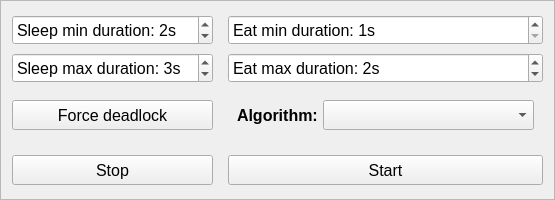
          <widget class="PhilsControlPanel" name="ControlPanel">
           <property name="sizePolicy">
            <sizepolicy hsizetype="Expanding" vsizetype="Preferred">
             <horstretch>0</horstretch>
             <verstretch>0</verstretch>
            </sizepolicy>
           </property>
           <property name="minimumSize">
            <size>
             <width>0</width>
             <height>200</height>
            </size>
           </property>
           <property name="maximumSize">
            <size>
             <width>99999</width>
             <height>200</height>
            </size>
           </property>
           <property name="frameShape">
            <enum>QFrame::Shape::StyledPanel</enum>
           </property>
           <property name="frameShadow">
            <enum>QFrame::Shadow::Raised</enum>
           </property>
           <property name="lineWidth">
            <number>1</number>
           </property>
           <layout class="QGridLayout" name="gridLayout_3">
            <property name="horizontalSpacing">
             <number>15</number>
            </property>
            <property name="verticalSpacing">
             <number>5</number>
            </property>
            <item row="7" column="0">
             <widget class="QPushButton" name="btnStop">
              <property name="minimumSize">
               <size>
                <width>0</width>
                <height>30</height>
               </size>
              </property>
              <property name="font">
               <font>
                <family>Ubuntu</family>
                <pointsize>12</pointsize>
                <bold>false</bold>
               </font>
              </property>
              <property name="text">
               <string>Stop</string>
              </property>
              <property name="autoDefault">
               <bool>false</bool>
              </property>
             </widget>
            </item>
            <item row="3" column="1">
             <widget class="QWidget" name="widget" native="true">
              <layout class="QHBoxLayout" name="horizontalLayout_4">
               <item>
                <widget class="QLabel" name="labelAlgorithm">
                 <property name="maximumSize">
                  <size>
                   <width>80</width>
                   <height>16777215</height>
                  </size>
                 </property>
                 <property name="font">
                  <font>
                   <family>Ubuntu</family>
                   <pointsize>12</pointsize>
                   <bold>true</bold>
                  </font>
                 </property>
                 <property name="text">
                  <string>Algorithm:</string>
                 </property>
                </widget>
               </item>
               <item>
                <widget class="QComboBox" name="comboBoxAlgorithm">
                 <property name="minimumSize">
                  <size>
                   <width>0</width>
                   <height>30</height>
                  </size>
                 </property>
                 <property name="font">
                  <font>
                   <family>Ubuntu</family>
                   <pointsize>12</pointsize>
                   <bold>true</bold>
                  </font>
                 </property>
                 <property name="currentText">
                  <string/>
                 </property>
                 <property name="placeholderText">
                  <string>Implementation</string>
                 </property>
                 <item>
                  <property name="text">
                   <string>Chandy/Misra algorithm</string>
                  </property>
                 </item>
                 <item>
                  <property name="text">
                   <string>Hold and wait</string>
                  </property>
                 </item>
                </widget>
               </item>
              </layout>
             </widget>
            </item>
            <item row="6" column="0">
             <widget class="QWidget" name="space" native="true">
              <property name="minimumSize">
               <size>
                <width>0</width>
                <height>0</height>
               </size>
              </property>
              <property name="maximumSize">
               <size>
                <width>16777215</width>
                <height>0</height>
               </size>
              </property>
             </widget>
            </item>
            <item row="1" column="1">
             <widget class="QSpinBox" name="spinBoxEatMinDur">
              <property name="minimumSize">
               <size>
                <width>0</width>
                <height>30</height>
               </size>
              </property>
              <property name="font">
               <font>
                <family>Ubuntu</family>
                <pointsize>12</pointsize>
                <bold>false</bold>
               </font>
              </property>
              <property name="frame">
               <bool>true</bool>
              </property>
              <property name="specialValueText">
               <string/>
              </property>
              <property name="keyboardTracking">
               <bool>true</bool>
              </property>
              <property name="showGroupSeparator" stdset="0">
               <bool>false</bool>
              </property>
              <property name="suffix">
               <string>s</string>
              </property>
              <property name="prefix">
               <string>Eat min duration: </string>
              </property>
              <property name="minimum">
               <number>1</number>
              </property>
              <property name="maximum">
               <number>99</number>
              </property>
              <property name="value">
               <number>1</number>
              </property>
             </widget>
            </item>
            <item row="2" column="1">
             <widget class="QSpinBox" name="spinBoxEatMaxDur">
              <property name="minimumSize">
               <size>
                <width>0</width>
                <height>30</height>
               </size>
              </property>
              <property name="font">
               <font>
                <family>Ubuntu</family>
                <pointsize>12</pointsize>
                <bold>false</bold>
               </font>
              </property>
              <property name="suffix">
               <string>s</string>
              </property>
              <property name="prefix">
               <string>Eat max duration: </string>
              </property>
              <property name="minimum">
               <number>1</number>
              </property>
              <property name="maximum">
               <number>99</number>
              </property>
              <property name="value">
               <number>2</number>
              </property>
             </widget>
            </item>
            <item row="2" column="0">
             <widget class="QSpinBox" name="spinBoxSleepMaxDur">
              <property name="minimumSize">
               <size>
                <width>0</width>
                <height>30</height>
               </size>
              </property>
              <property name="font">
               <font>
                <family>Ubuntu</family>
                <pointsize>12</pointsize>
                <bold>false</bold>
               </font>
              </property>
              <property name="suffix">
               <string>s</string>
              </property>
              <property name="prefix">
               <string>Sleep max duration: </string>
              </property>
              <property name="minimum">
               <number>1</number>
              </property>
              <property name="maximum">
               <number>99</number>
              </property>
              <property name="value">
               <number>3</number>
              </property>
             </widget>
            </item>
            <item row="3" column="0">
             <widget class="QPushButton" name="btnForceDeadlock">
              <property name="minimumSize">
               <size>
                <width>0</width>
                <height>30</height>
               </size>
              </property>
              <property name="font">
               <font>
                <family>Ubuntu</family>
                <pointsize>12</pointsize>
                <bold>false</bold>
               </font>
              </property>
              <property name="text">
               <string>Force deadlock</string>
              </property>
              <property name="autoDefault">
               <bool>false</bool>
              </property>
             </widget>
            </item>
            <item row="1" column="0">
             <widget class="QSpinBox" name="spinBoxSleepMinDur">
              <property name="minimumSize">
               <size>
                <width>0</width>
                <height>30</height>
               </size>
              </property>
              <property name="font">
               <font>
                <family>Ubuntu</family>
                <pointsize>12</pointsize>
                <bold>false</bold>
               </font>
              </property>
              <property name="suffix">
               <string>s</string>
              </property>
              <property name="prefix">
               <string>Sleep min duration: </string>
              </property>
              <property name="minimum">
               <number>1</number>
              </property>
              <property name="maximum">
               <number>99</number>
              </property>
              <property name="value">
               <number>2</number>
              </property>
             </widget>
            </item>
            <item row="7" column="1">
             <widget class="QPushButton" name="btnStart">
              <property name="minimumSize">
               <size>
                <width>0</width>
                <height>30</height>
               </size>
              </property>
              <property name="font">
               <font>
                <family>Ubuntu</family>
                <pointsize>12</pointsize>
                <bold>false</bold>
               </font>
              </property>
              <property name="text">
               <string>Start</string>
              </property>
              <property name="autoDefault">
               <bool>false</bool>
              </property>
             </widget>
            </item>
           </layout>
          </widget>
